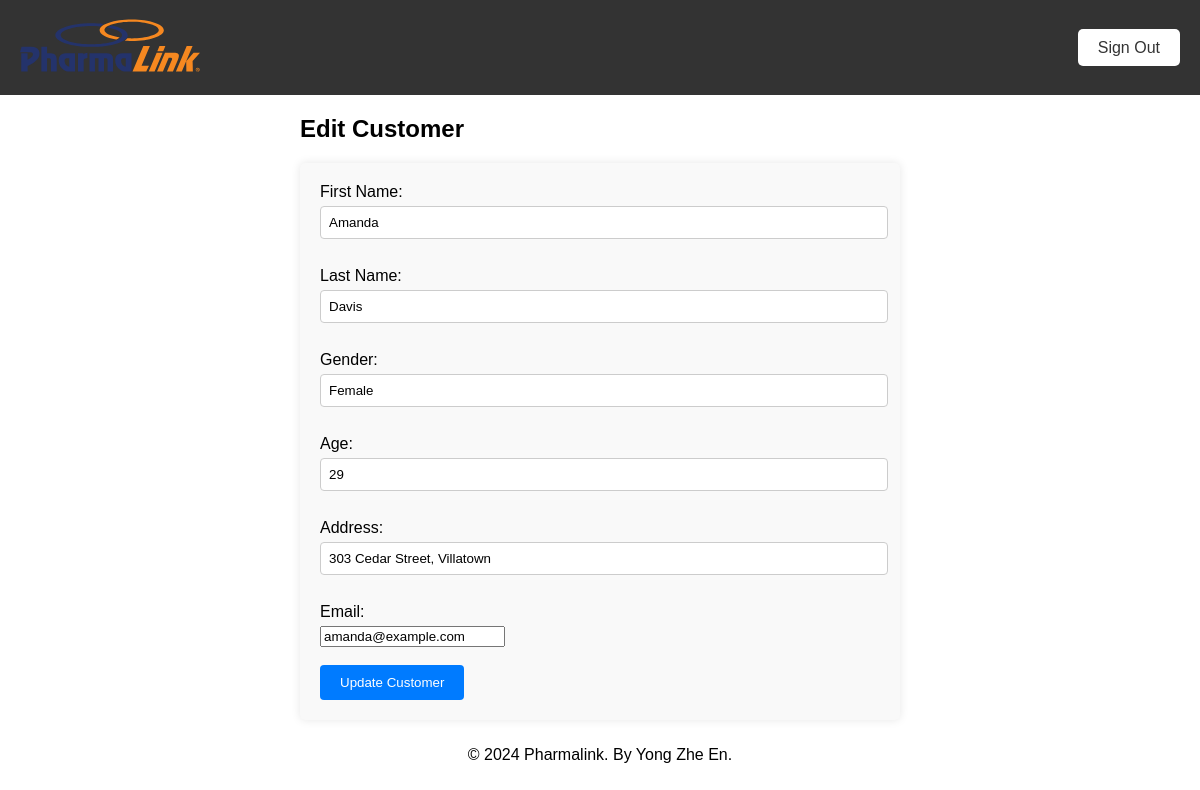
/Pcustomerlistedit.php?id=6, run on the app's committed database.
### tables this page shows
CREATE TABLE `customers` (
  `cust_ID` int(11) NOT NULL,
  `fname` varchar(255) NOT NULL,
  `lname` varchar(255) NOT NULL,
  `gender` varchar(10) DEFAULT NULL,
  `age` int(11) DEFAULT NULL,
  `address` varchar(255) DEFAULT NULL,
  `email` varchar(255) DEFAULT NULL,
  `pass` varchar(255) DEFAULT NULL,
  `total_spent` decimal(10,2) DEFAULT 0.00
);

### Pcustomerlistedit.php (the view, shortened to what this page needs)
<?php
include 'db_connection.php';
$id = $_GET['id'];
$sql = "SELECT * FROM customers WHERE cust_ID = $id";
$result = $conn->query($sql);
if ($result && $result->num_rows > 0) {
    $customer = $result->fetch_assoc();
} else {
    header("Location: Pcustomerlist.php");
    exit();
}
?>
<!DOCTYPE html>
<html lang="en">
<head>
    <link rel="stylesheet" href="css/global.css">
    <link rel="stylesheet" href="css/header.css">
    <link rel="stylesheet" href="css/edit.css">
</head>
<body>
    <?php include 'include/Pheader.php'; ?>
    <div class="container">
        <h2>Edit Customer</h2>
        <form action="" method="post">
            <label for="fname">First Name:</label>
            <input type="text" id="fname" name="fname" value="<?php echo $customer['fname']; ?>" required><br><br>
            <label for="lname">Last Name:</label>
            <input type="text" id="lname" name="lname" value="<?php echo $customer['lname']; ?>" required><br><br>
            <label for="gender">Gender:</label>
            <input type="text" id="gender" name="gender" value="<?php echo $customer['gender']; ?>" required><br><br>
            <label for="age">Age:</label>
            <input type="number" id="age" name="age" value="<?php echo $customer['age']; ?>" required><br><br>
            <label for="address">Address:</label>
            <input type="text" id="address" name="address" value="<?php echo $customer['address']; ?>" required><br><br>
            <label for="email">Email:</label>
            <input type="email" id="email" name="email" value="<?php echo $customer['email']; ?>" required><br><br>
            <button type="submit">Update Customer</button>
        </form>
    </div>
    <?php include 'include/footer.php'; ?>
</body>
</html>

### css/global.css (style rules this page uses)
body { font-family: Arial, sans-serif; margin: 0; padding: 0; }

### css/edit.css (style rules this page uses)
.container { width: 50%; margin: 0 auto; }
form { background-color: #f9f9f9; padding: 20px; border-radius: 5px; box-shadow: 0 0 10px rgba(0, 0, 0, 0.1); }
label { display: block; margin-bottom: 5px; }
input[type="text"], input[type="number"], textarea { width: calc(100% - 10px); padding: 8px; margin-bottom: 10px; border: 1px solid #ccc; border-radius: 4px; }
button[type="submit"] { background-color: #007bff; color: white; padding: 10px 20px; border: none; border-radius: 4px; cursor: pointer; }

### data on the page
customers: fname "Amanda", lname "Davis", gender "Female", age "29", address "303 Cedar Street, Villatown", email "amanda@example.com"
